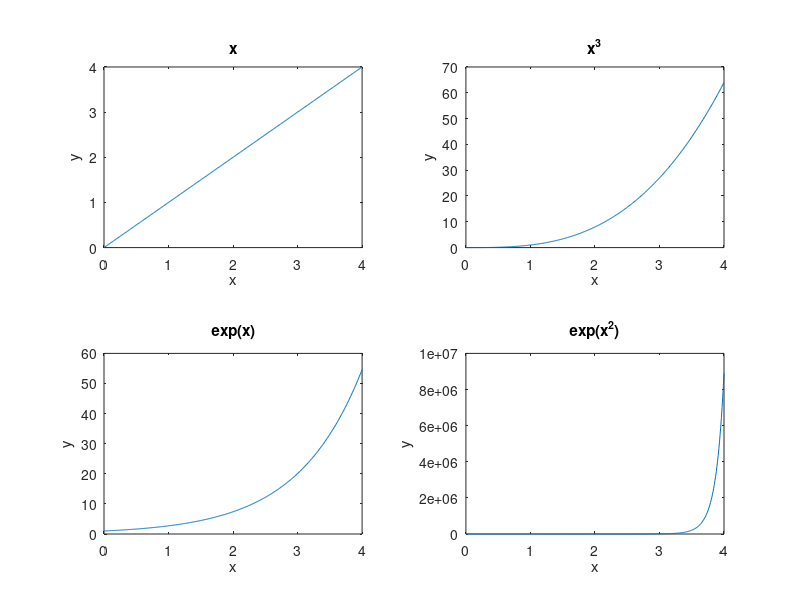

This chart was generated by the following MATLAB code:
% Creating a vector X with elements Xn = (-1)^(n+1)/(2n-1) and adding up 100 elements of the vector X

N = 100; 
X = zeros(1, N);

for n = 1:N
    X(n) = (-1)^(n+1)/(2*n-1);
end

sum_X = sum(X(1:N));

% Plotting the functions x, x^3, exp(x), and exp(x^2) over the interval 0 < x < 4

x = 0:0.01:4;
y1 = x;
y2 = x.^3;
y3 = exp(x);
y4 = exp(x.^2);

subplot(2,2,1);
plot(x, y1);
title('x');
xlabel('x');
ylabel('y');

subplot(2,2,2);
plot(x, y2);
title('x^3');
xlabel('x');
ylabel('y');

subplot(2,2,3);
plot(x, y3);
title('exp(x)');
xlabel('x');
ylabel('y');

subplot(2,2,4);
plot(x, y4);
title('exp(x^2)');
xlabel('x');
ylabel('y');
